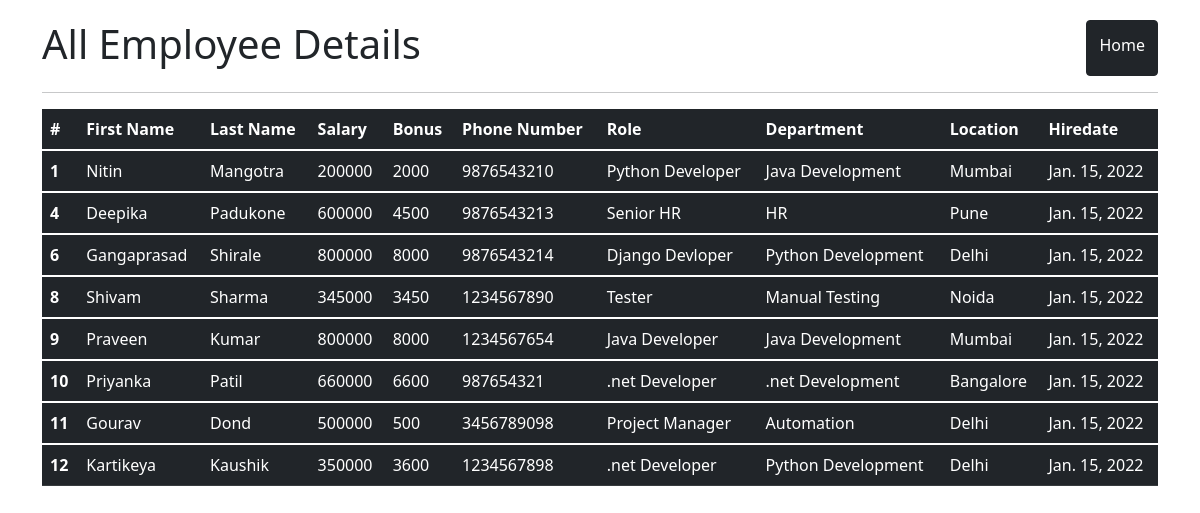
The app's page /all_emp with its own data.
### emp_app/models.py (models this page shows, shortened)
class Employee(models.Model):
    first_name = models.CharField(max_length=100, null=False)
    last_name = models.CharField(max_length=100)
    dept = models.ForeignKey(Department, on_delete=models.CASCADE)
    salary = models.IntegerField(default=0)
    bonus = models.IntegerField(default=0)
    role = models.ForeignKey(Role, on_delete=models.CASCADE)
    phone = models.IntegerField(default=0)
    hire_date = models.DateField()
    def __str__(self):
        return "%s %s %s" %(self.first_name, self.last_name, self.phone)

class Role(models.Model):
    name = models.CharField(max_length=100, null=False)

class Department(models.Model):
    name = models.CharField(max_length=100,null=False)
    location = models.CharField(max_length=100)

### emp_app/views.py (the view)
# urls.py: path('all_emp', views.all_emp, name='all_emp'),
def all_emp(request):
    emps = Employee.objects.all()
    context = {
        'emps': emps
    }
    print(context)
    return render(request, 'view_all_emp.html', context)

### emp_app/templates/view_all_emp.html (shortened to what this page needs)
<!DOCTYPE html>
<html lang="en">
<head>
  <link href="https://cdn.jsdelivr.net/npm/bootstrap@5.1.3/dist/css/bootstrap.min.css" rel="stylesheet">
</head>
  <body>
  <div class="container" style="margin-top: 20px;">
          <div style="display: flex; justify-content: space-between;">
            <h1>All Employee Details</h1>
            <a class="btn btn-dark" href="/" style="padding: 12px;" role="button">Home</a>
          </div>
      <hr>
     <table class="table table-dark">
  <thead>
    <tr>
      <th scope="col">#</th>
      <th scope="col">First Name</th>
      <th scope="col">Last Name</th>
      <th scope="col">Salary</th>
      <th scope="col">Bonus</th>
      <th scope="col">Phone Number</th>
      <th scope="col">Role</th>
      <th scope="col">Department</th>
      <th scope="col">Location</th>
      <th scope="col">Hiredate</th>
    </tr>
  </thead>
         {% for emp in emps %}
  <tbody>
    <tr>
      <th scope="row">{{emp.id}}</th>
      <td>{{emp.first_name}}</td>
      <td>{{emp.last_name}}</td>
      <td>{{emp.salary}}</td>
      <td>{{emp.bonus}}</td>
      <td>{{emp.phone}}</td>
      <td>{{emp.role.name}}</td>
      <td>{{emp.dept.name}}</td>
      <td>{{emp.dept.location}}</td>
      <td>{{emp.hire_date}}</td>
    </tr>
  </tbody>
         {% endfor %}
</table>
  </div>
  </body>
</html>

### records on screen
Employee: id "1", first_name "Nitin", last_name "Mangotra", salary "200000", bonus "2000", phone "9876543210", role.name "Python Developer", dept.name "Java Development", dept.location "Mumbai", hire_date "Jan. 15, 2022"
Employee: id "4", first_name "Deepika", last_name "Padukone", salary "600000", bonus "4500", phone "9876543213", role.name "Senior HR", dept.name "HR", dept.location "Pune", hire_date "Jan. 15, 2022"
Employee: id "6", first_name "Gangaprasad", last_name "Shirale", salary "800000", bonus "8000", phone "9876543214", role.name "Django Devloper", dept.name "Python Development", dept.location "Delhi", hire_date "Jan. 15, 2022"
Employee: id "8", first_name "Shivam", last_name "Sharma", salary "345000", bonus "3450", phone "1234567890", role.name "Tester", dept.name "Manual Testing", dept.location "Noida", hire_date "Jan. 15, 2022"
Employee: id "9", first_name "Praveen", last_name "Kumar", salary "800000", bonus "8000", phone "1234567654", role.name "Java Developer", dept.name "Java Development", dept.location "Mumbai", hire_date "Jan. 15, 2022"
Employee: id "10", first_name "Priyanka", last_name "Patil", salary "660000", bonus "6600", phone "987654321", role.name ".net Developer", dept.name ".net Development", dept.location "Bangalore", hire_date "Jan. 15, 2022"
Employee: id "11", first_name "Gourav", last_name "Dond", salary "500000", bonus "500", phone "3456789098", role.name "Project Manager", dept.name "Automation", dept.location "Delhi", hire_date "Jan. 15, 2022"
Employee: id "12", first_name "Kartikeya", last_name "Kaushik", salary "350000", bonus "3600", phone "1234567898", role.name ".net Developer", dept.name "Python Development", dept.location "Delhi", hire_date "Jan. 15, 2022"
